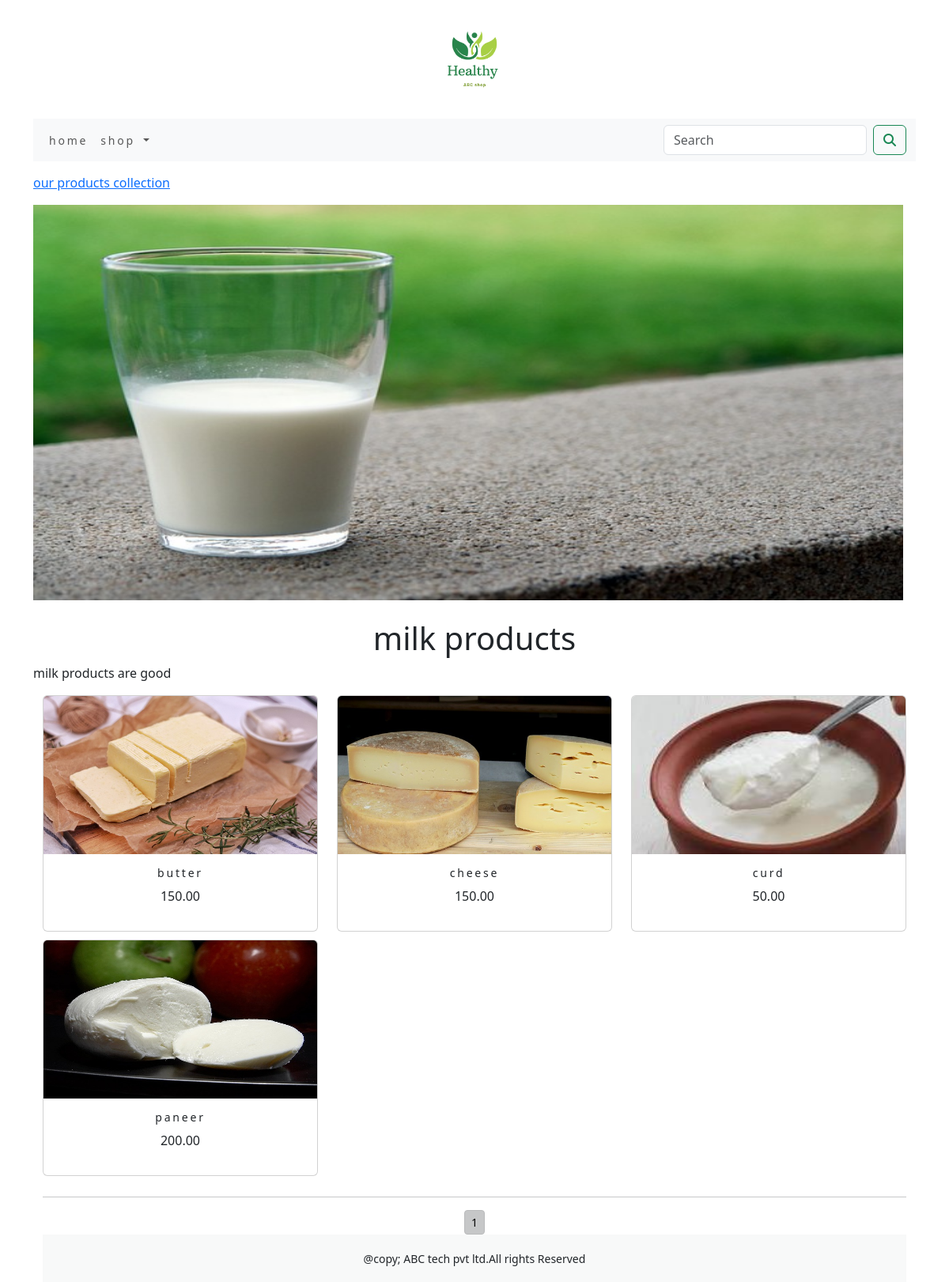
Screenshot of /shop/milk-products/ with the database file from the repository.
### shop/models.py (models this page shows, shortened)
class Category(models.Model):
    name=models.CharField(max_length=250,unique=True)
    slug=models.SlugField(max_length=250,unique=True)
    description=models.TextField(blank=True)
    image=models.ImageField(upload_to='category',blank=True)
    class Meta:
        ordering=('name',)
        verbose_name='category'
        verbose_name_plural='categories'
    def get_url(self):
        return reverse('shop:products_by_category',args=[self.slug])

class Product(models.Model):
    name=models.CharField(max_length=250,unique=True)
    slug=models.SlugField(max_length=250,unique=True)
    description=models.TextField(blank=True)
    price=models.DecimalField(max_digits=10,decimal_places=2)
    category=models.ForeignKey(Category,on_delete=models.CASCADE)
    image=models.ImageField(upload_to='product',blank=True)
    stock=models.IntegerField()
    available=models.BooleanField(default=True)
    created=models.DateTimeField(auto_now_add=True)
    updated=models.DateTimeField(auto_now=True)
    def get_url(self):
        return reverse('shop:prodCatdetail',args=[self.category.slug,self.slug])
    class Meta :
         ordering=('name',)
         verbose_name='product'
         verbose_name_plural='products'

### shop/views.py (the view)
# urls.py: path('',views.allProdCat,name='allProdCat'),
def allProdCat(request,c_slug=None):
    c_page=None
    products_list=None
    if c_slug!=None:
        c_page=get_object_or_404(Category,slug=c_slug)
        products_list = Product.objects.all().filter(category=c_page,available=True)
    else:
        products_list=Product.objects.all().filter(available=True)
    paginator = Paginator(products_list,6)
    try:
        page=int(request.GET.get('page','1'))
    except:
        page=1
    try:
        products =paginator.page(page)
    except(EmptyPage,InvalidPage):
        products = Paginator.page(Paginator.num_pages)
    return render(request,'category.html',{'category':c_page,'products':products})

### cart/context_processors.py (called while the page is built)
def counter(request):
    item_count=0
    if 'admin' in request.path:
        return {}
    else:
        try:
            cart=Cart.objects.filter(cart_id=_cart_id(request))
            car_items=CartItem.objects.all().filter(cart=cart[:1])
            for cart_item in car_items:
                item_count += cart_item.quantity
        except Cart.DoesNotExist:
            item_count=0
    return dict(item_cout=item_count)

### cart/views.py (called while the page is built)
def _cart_id(request):
    cart=request .session.session_key
    if not cart:
        cart=request.session.create()
    return cart

### shop/context_processors.py (called while the page is built)
def menu_links(request):
    links=Category.objects.all()
    return dict(links=links)

### template/category.html (shortened to what this page needs)
{% extends 'base.html' %}
{% load static %}
{% block content %}
{% if category %}
<div>
  <div class="row my_row_class">
    <div class="mx_auto">
    <p><a href="{% url 'shop:allProdCat' %}">our products collection</a></p>
  </div>
    </div>
</div>
{% endif %}
<div class="mx_auto">
  {% if category %}
  <img class="my_image" src="{{category.image.url}}" alt="{{category.name}}" height="500px;" width="1100px;">
</div>
<br>
<div>
  <h1 class="text-center my_title">{{category.name}}</h1>
  <p class="text-justify">{{category.description}}</p>
</div>
{% endif %}
<div class="container">
  <div class="row mx_auto">
    {% for product in products.object_list %}
    <div class="my_bottom_margin col-9 col-sm-12  col-md-4 col-lg-4">
    <div class="card text-center " style=min-width:18em;">
      <a href="{{product.get_url}}"><img class="card-img-top my_image" src="{{product.image.url}}" alt="{{product.name}}" height="200px;" width="200px;" ></a>
      <div class="card-body">
        <h4>{{product.name}}</h4>
        <p>{{product.price}}</p>
      </div>
    </div>
  </div>
    {% endfor %}
  </div>
   <div class="mx_auto">
       <hr>
        <div class="text-center">
            {% for pg in products.paginator.page_range %}
            <a href="?page={{pg}}" class="btn btn-light btn-sm {% if products.number == pg %} active {% endif %}">{{pg}}</a>
            {% endfor %}
        </div>
        {% endblock %}

### static/css/custom.css (style rules this page uses)
body { font-family: 'Roboto', sans-serif; }
.my_row_class { padding-top:15px; }
.my_bottom_margin { margin-bottom:10px; }
.card-body h4 { font-size:14px; text_transform:uppercase; letter-spacing:.2em; }

### rows the page displays
Category: image (picture), name "milk products", description "milk products are good"
Product: image (picture), name "butter", price "150.00"
Product: image (picture), name "cheese", price "150.00"
Product: image (picture), name "curd", price "50.00"
Product: image (picture), name "paneer", price "200.00"

### other values shown
{{ pg }} "1"
